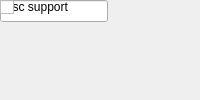
<?xml version="1.0" encoding="UTF-8"?>
<ui version="4.0">
 <class>MainWindow</class>
 <widget class="QMainWindow" name="MainWindow">
  <property name="windowTitle"><string>Bus Register</string></property>
  <widget class="QWidget" name="centralwidget">
   <!-- NOTE: this is a simplified structural mirror of the generated
        <module>_ui.py, not a full round-trip Designer file. Regenerate
        both from the same spec if you need to edit layout by hand. -->
       <widget class="QLabel" name="label_reset">
     <property name="text"><string>reset port</string></property>
    </widget>
       <widget class="QCheckBox" name="reset"/>
       <widget class="QLabel" name="label_enable">
     <property name="text"><string>enable port</string></property>
    </widget>
       <widget class="QCheckBox" name="enable"/>
       <widget class="QLabel" name="label_cmplx">
     <property name="text"><string>complex data</string></property>
    </widget>
       <widget class="QCheckBox" name="cmplx"/>
       <widget class="QLabel" name="label_n_bits">
     <property name="text"><string>input bit widths</string></property>
    </widget>
       <widget class="QLineEdit" name="n_bits"/>
       <widget class="QLabel" name="label_misc">
     <property name="text"><string>misc support</string></property>
    </widget>
       <widget class="QCheckBox" name="misc"/>
  </widget>
 </widget>
 <resources/>
 <connections/>
</ui>
